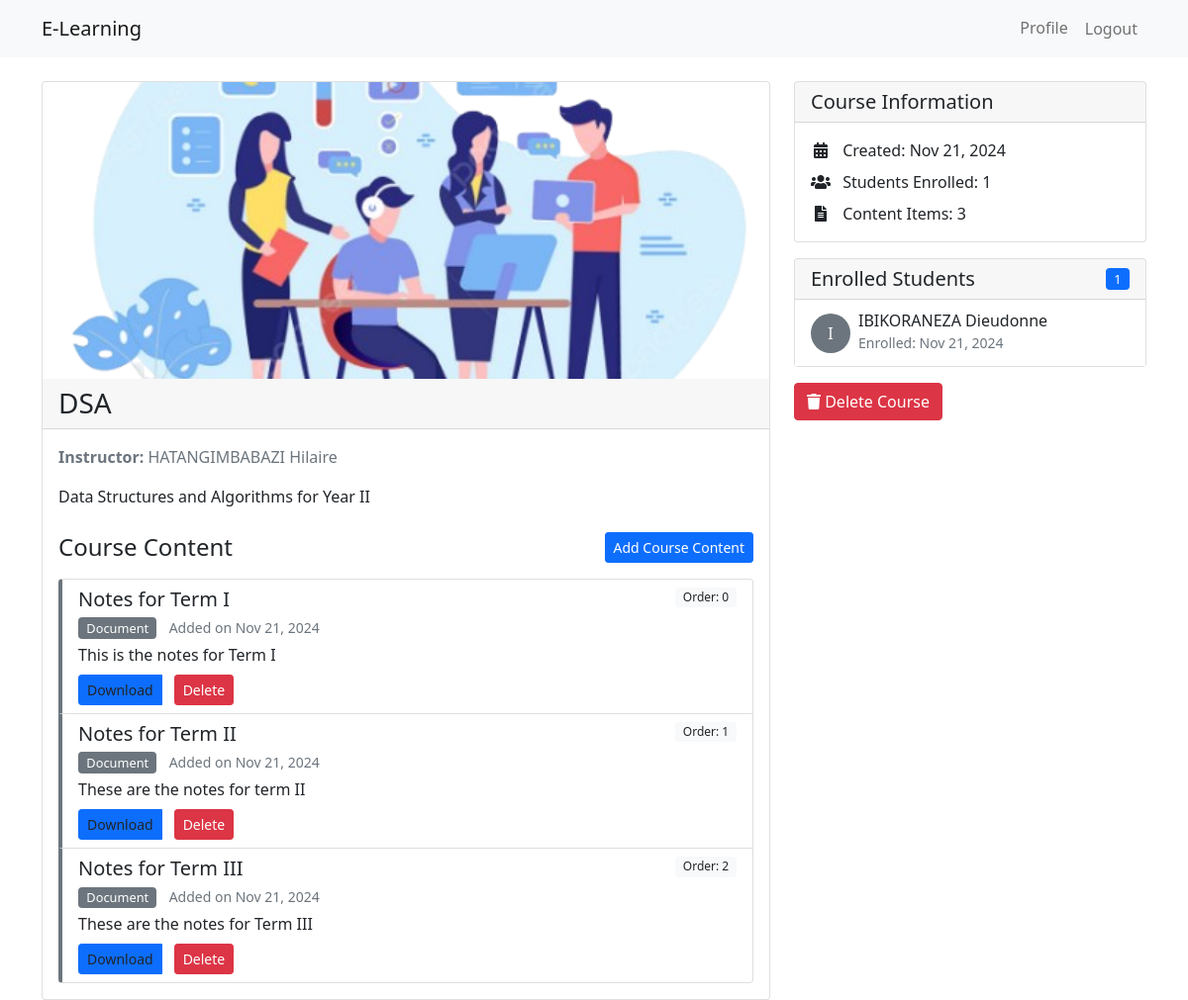
The app's page /courses/1/ (signed in) with its own data.
### courses/models.py (models this page shows, shortened)
class Course(models.Model):
    title = models.CharField(max_length=200)
    description = models.TextField()
    instructor = models.ForeignKey(
        settings.AUTH_USER_MODEL,
        on_delete=models.CASCADE,
        related_name='courses_created'
    )
    category = models.ForeignKey(
        Category,
        on_delete=models.SET_NULL,
        null=True,
        related_name='courses'
    )
    image = models.ImageField(upload_to='course_images/', null=True, blank=True)
    created_at = models.DateTimeField(auto_now_add=True)
    updated_at = models.DateTimeField(auto_now=True)
    enrolled_students = models.ManyToManyField(settings.AUTH_USER_MODEL, related_name='enrolled_courses', blank=True)

class CourseContent(models.Model):
    CONTENT_TYPES = (
        ('document', 'Document'),
        ('video', 'Video'),
        ('assignment', 'Assignment'),
    )
    course = models.ForeignKey(Course, on_delete=models.CASCADE, related_name='contents')
    title = models.CharField(max_length=200)
    content_type = models.CharField(max_length=20, choices=CONTENT_TYPES)
    file = models.FileField(
        upload_to='course_contents/',
        validators=[validate_file_extension]
    )
    description = models.TextField(blank=True)
    created_at = models.DateTimeField(auto_now_add=True)
    order = models.PositiveIntegerField(
        default=0,
        help_text="The order in which this content appears in the course"
    )
    class Meta:
        ordering = ['order', 'created_at']

class Enrollment(models.Model):
    student = models.ForeignKey(
        settings.AUTH_USER_MODEL,
        on_delete=models.CASCADE,
        related_name='enrollments'
    )
    course = models.ForeignKey(
        Course,
        on_delete=models.CASCADE,
        related_name='enrollments'
    )
    progress = models.IntegerField(default=0)
    enrolled_at = models.DateTimeField(auto_now_add=True)
    class Meta:
        unique_together = ['student', 'course']
        ordering = ['-enrolled_at']

### users/models.py (models this page shows, shortened)
class CustomUser(AbstractUser):
    ROLE_CHOICES = [
        ('student', 'Student'),
        ('instructor', 'Instructor'),
    ]
    role = models.CharField(max_length=10, choices=ROLE_CHOICES, default='student')
    is_instructor = models.BooleanField(default=False)
    is_student = models.BooleanField(default=True)

### courses/views.py (the view)
# urls.py: path('<int:course_id>/', views.course_detail, name='detail'),
@login_required
def course_detail(request, course_id):
    course = get_object_or_404(Course, id=course_id)
    context = {
        'course': course,
        'instructor': course.instructor,
        'is_course_instructor': course.instructor == request.user,
        'is_enrolled': False,
    }
    if context['is_course_instructor'] or context['is_enrolled']:
        context['course_contents'] = course.contents.all().order_by('order')
    if context['is_course_instructor']:
        enrolled_students = (Enrollment.objects
            .filter(course=course)
            .select_related('student')
            .order_by('enrolled_at'))
        context['enrolled_students'] = enrolled_students
        context['enrolled_count'] = enrolled_students.count()
    return render(request, 'courses/course_detail.html', context)

### templates/courses/course_detail.html (shortened to what this page needs)
{% extends "base.html" %}
{% block content %}
<div class="container mt-4">
    <div class="row">
        <div class="col-md-8">
            <div class="card">
                {% if course.image %}
                    <img src="{{ course.image.url }}"
                         class="card-img-top course-image"
                         alt="{{ course.title }}">
                {% endif %}
                <div class="card-header">
                    <h3 class="mb-0">{{ course.title }}</h3>
                </div>
                <div class="card-body">
                    <p class="text-muted">
                        <strong>Instructor:</strong> {{ course.instructor.get_full_name }}
                    </p>
                    <p>{{ course.description }}</p>
                    {% if is_course_instructor or is_enrolled %}
                        <div class="mt-4">
                            <div class="d-flex justify-content-between align-items-center mb-3">
                                <h4 class="mb-0">Course Content</h4>
                                {% if is_course_instructor %}
                                    <a href="{% url 'courses:manage_content' course.id %}" class="btn btn-primary btn-sm">
                                        Add Course Content
                                    </a>
                                {% endif %}
                            </div>
                            {% if course_contents %}
                                <div class="list-group">
                                    {% for content in course_contents %}
                                        <div class="list-group-item">
                                            <div class="d-flex justify-content-between align-items-start">
                                                <div>
                                                    <h5 class="mb-1">{{ content.title }}</h5>
                                                    <p class="mb-1">
                                                        <span class="badge bg-secondary">{{ content.get_content_type_display }}</span>
                                                        <small class="text-muted ms-2">
                                                            Added on {{ content.created_at|date:"M d, Y" }}
                                                        </small>
                                                    </p>
                                                    {% if content.description %}
                                                        <p class="mb-2">{{ content.description }}</p>
                                                    {% endif %}
                                                    <div class="btn-group">
                                                        <a href="{{ content.file.url }}"
                                                           class="btn btn-sm btn-primary"
                                                           download>
                                                            Download
                                                        </a>
                                                        {% if is_course_instructor %}
                                                            <form method="post"
                                                                  action="{% url 'courses:delete_content' course.id content.id %}"
                                                                  class="d-inline-block ms-2"
                                                                  onsubmit="return confirm('Are you sure you want to delete this content?');">
                                                                <button type="submit" class="btn btn-sm btn-danger">Delete</button>
                                                            </form>
                                                        {% endif %}
                                                    </div>
                                                </div>
                                                <span class="badge bg-light text-dark">
                                                    Order: {{ content.order }}
                                                </span>
                                            </div>
                                        </div>
                                    {% endfor %}
                                </div>
                            {% endif %}
                        </div>
                    {% elif not is_enrolled %}
                        <div class="alert alert-warning mt-4">
                            <i class="fas fa-lock"></i> Course content is only available to enrolled students.
                        </div>
                    {% endif %}
                </div>
            </div>
        </div>
        <div class="col-md-4">
            <div class="card">
                <div class="card-header">
                    <h5 class="mb-0">Course Information</h5>
                </div>
                <div class="card-body">
                    <ul class="list-unstyled mb-0">
                        {% if is_course_instructor %}
                        <li class="mb-2">
                            <i class="fas fa-calendar-alt"></i>
                            Created: {{ course.created_at|date:"M d, Y" }}
                        </li>
                        <li class="mb-2">
                            <i class="fas fa-users"></i>
                            Students Enrolled: {{ enrolled_count|default:"0" }}
                        </li>
                        {% if course.contents.all %}
                            <li>
                                <i class="fas fa-file-alt"></i>
                                Content Items: {{ course.contents.count }}
                            </li>
                        {% endif %}
                        {% endif %}
                    </ul>
                </div>
            </div>
            {% if is_course_instructor and enrolled_students %}
            <div class="card mt-3">
                <div class="card-header d-flex justify-content-between align-items-center">
                    <h5 class="mb-0">Enrolled Students</h5>
                    <span class="badge bg-primary">{{ enrolled_students|length }}</span>
                </div>
                <div class="card-body p-0">
                    <div class="list-group list-group-flush">
                        {% for enrollment in enrolled_students %}
                        <div class="list-group-item">
                            <div class="d-flex align-items-center">
                                <div class="rounded-circle bg-secondary text-white d-flex align-items-center justify-content-center me-2"
                                     style="width: 40px; height: 40px;">
                                    {{ enrollment.student.first_name|first|upper }}
                                </div>
                                <div>
                                    <h6 class="mb-0">
                                        <a href="{% url 'users:view_profile' user_id=enrollment.student.id %}"
                                           class="text-decoration-none">
                                            {{ enrollment.student.get_full_name }}
                                        </a>
                                    </h6>
                                    <small class="text-muted">
                                        Enrolled: {{ enrollment.enrolled_at|date:"M d, Y" }}
                                    </small>
                                </div>
                            </div>
                        </div>
                        {% endfor %}
                    </div>
                </div>
            </div>
            {% endif %}
            {% if user == course.instructor %}
            <div class="mt-3">
                <a href="{% url 'courses:delete' course.id %}" class="btn btn-danger">
                    <i class="fas fa-trash"></i> Delete Course
                </a>
            </div>
            {% endif %}
        </div>
    </div>
</div>
{% endblock %}

### templates/courses/course_detail.html (style rules this page uses)
.course-image { width: 100%; height: 300px; object-fit: cover; object-position: center; }
.list-group-item { border-left: 4px solid #6c757d; }
.badge { font-size: 0.8rem; }
.btn-group .btn { margin-right: 0.25rem; }
.list-group-item .badge.bg-light { font-size: 0.75rem; }
.card-body i { width: 20px; margin-right: 8px; text-align: center; }
.list-group-flush .list-group-item { border-left: none; padding: 0.75rem 1rem; }
.list-group-item a { color: #212529; }
.badge { font-weight: 500; }
.text-decoration-none { text-decoration: none; }

### records on screen
Course: image (picture), title "DSA", instructor.get_full_name "HATANGIMBABAZI Hilaire", description "Data Structures and Algorithms for Year II", created_at "Nov 21, 2024", contents.count "3"
CourseContent: title "Notes for Term I", content_type "Document", created_at "Nov 21, 2024", description "This is the notes for Term I", order "0"
CourseContent: title "Notes for Term II", content_type "Document", created_at "Nov 21, 2024", description "These are the notes for term II", order "1"
CourseContent: title "Notes for Term III", content_type "Document", created_at "Nov 21, 2024", description "These are the notes for Term III", order "2"
Enrollment: student.first_name|first "I", student.get_full_name "IBIKORANEZA Dieudonne", enrolled_at "Nov 21, 2024"

### other values on screen
{{ enrolled_count|default:"0" }} "1"
{{ enrolled_students|length }} "1"
